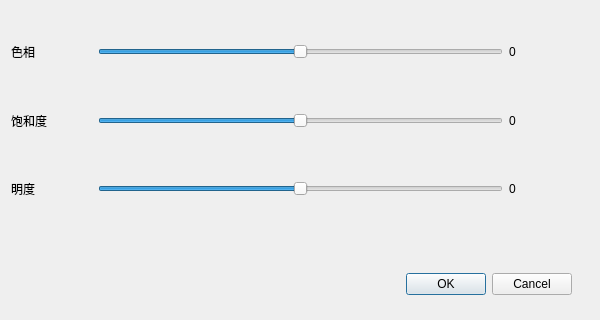
<?xml version="1.0" encoding="UTF-8"?>
<ui version="4.0">
 <class>ChangeHSL</class>
 <widget class="QDialog" name="ChangeHSL">
  <property name="geometry">
   <rect>
    <x>0</x>
    <y>0</y>
    <width>600</width>
    <height>320</height>
   </rect>
  </property>
  <property name="minimumSize">
   <size>
    <width>600</width>
    <height>320</height>
   </size>
  </property>
  <property name="maximumSize">
   <size>
    <width>600</width>
    <height>320</height>
   </size>
  </property>
  <property name="windowTitle">
   <string>ChangeHSL</string>
  </property>
  <widget class="QDialogButtonBox" name="buttonBox">
   <property name="geometry">
    <rect>
     <x>380</x>
     <y>270</y>
     <width>192</width>
     <height>28</height>
    </rect>
   </property>
   <property name="standardButtons">
    <set>QDialogButtonBox::Cancel|QDialogButtonBox::Ok</set>
   </property>
  </widget>
  <widget class="QWidget" name="verticalLayoutWidget">
   <property name="geometry">
    <rect>
     <x>0</x>
     <y>10</y>
     <width>601</width>
     <height>221</height>
    </rect>
   </property>
   <layout class="QVBoxLayout" name="verticalLayout">
    <item>
     <layout class="QHBoxLayout" name="horizontalLayout" stretch="1,5,1">
      <item>
       <widget class="QLabel" name="label">
        <property name="text">
         <string>色相</string>
        </property>
       </widget>
      </item>
      <item>
       <widget class="QSlider" name="H">
        <property name="maximum">
         <number>360</number>
        </property>
        <property name="value">
         <number>180</number>
        </property>
        <property name="orientation">
         <enum>Qt::Horizontal</enum>
        </property>
       </widget>
      </item>
      <item>
       <widget class="QLabel" name="HT">
        <property name="text">
         <string>0</string>
        </property>
       </widget>
      </item>
     </layout>
    </item>
    <item>
     <layout class="QHBoxLayout" name="horizontalLayout_3" stretch="1,5,1">
      <item>
       <widget class="QLabel" name="label_5">
        <property name="text">
         <string>饱和度</string>
        </property>
       </widget>
      </item>
      <item>
       <widget class="QSlider" name="S">
        <property name="maximum">
         <number>200</number>
        </property>
        <property name="value">
         <number>100</number>
        </property>
        <property name="orientation">
         <enum>Qt::Horizontal</enum>
        </property>
       </widget>
      </item>
      <item>
       <widget class="QLabel" name="ST">
        <property name="text">
         <string>0</string>
        </property>
       </widget>
      </item>
     </layout>
    </item>
    <item>
     <layout class="QHBoxLayout" name="horizontalLayout_2" stretch="1,5,1">
      <item>
       <widget class="QLabel" name="label_3">
        <property name="text">
         <string>明度</string>
        </property>
       </widget>
      </item>
      <item>
       <widget class="QSlider" name="L">
        <property name="maximum">
         <number>200</number>
        </property>
        <property name="value">
         <number>100</number>
        </property>
        <property name="orientation">
         <enum>Qt::Horizontal</enum>
        </property>
       </widget>
      </item>
      <item>
       <widget class="QLabel" name="LT">
        <property name="text">
         <string>0</string>
        </property>
       </widget>
      </item>
     </layout>
    </item>
   </layout>
  </widget>
 </widget>
 <layoutdefault spacing="6" margin="11"/>
 <resources/>
 <connections/>
</ui>
